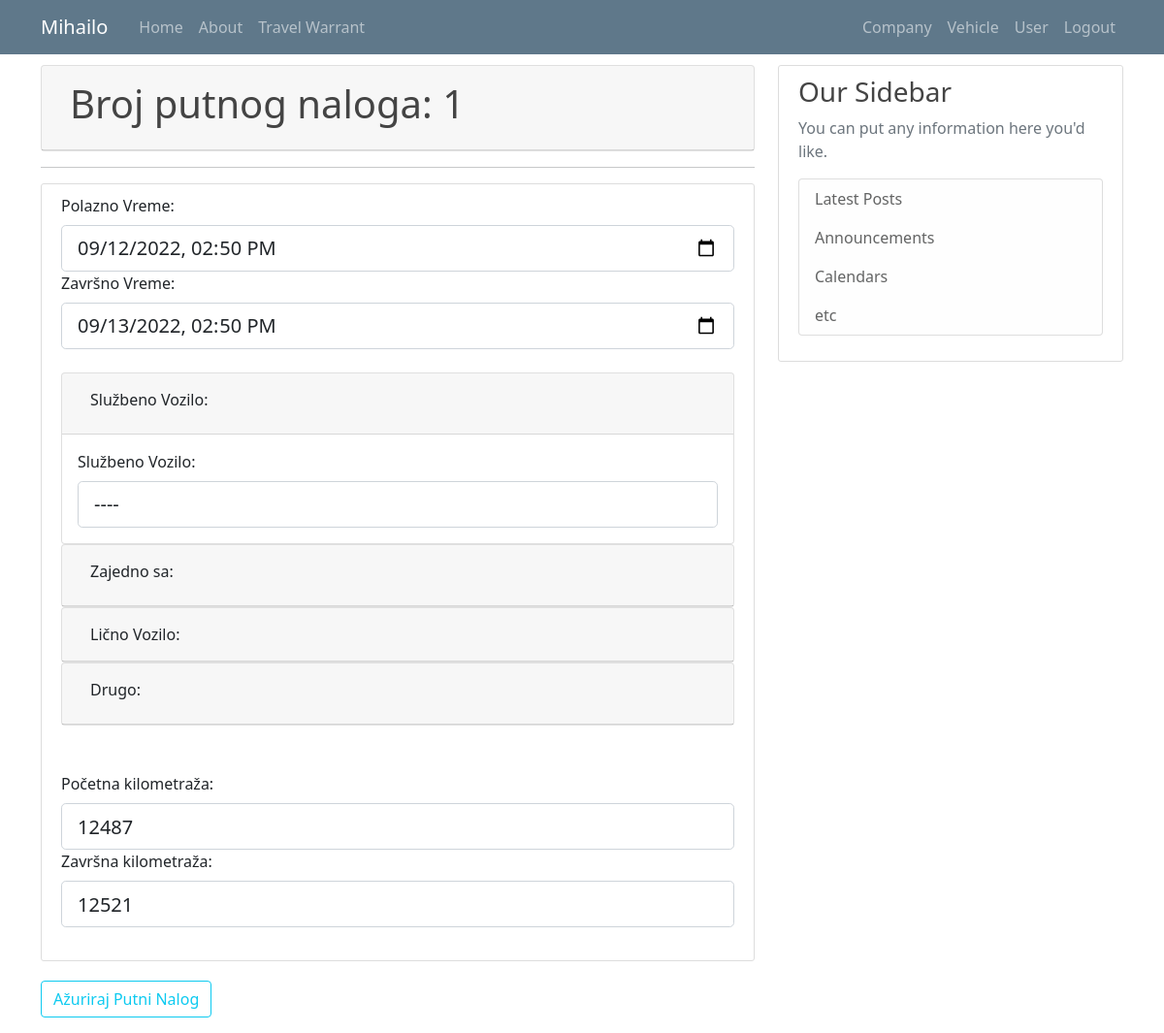
/travel_warrant/1 (signed in), run on an earlier commit of the app's database.
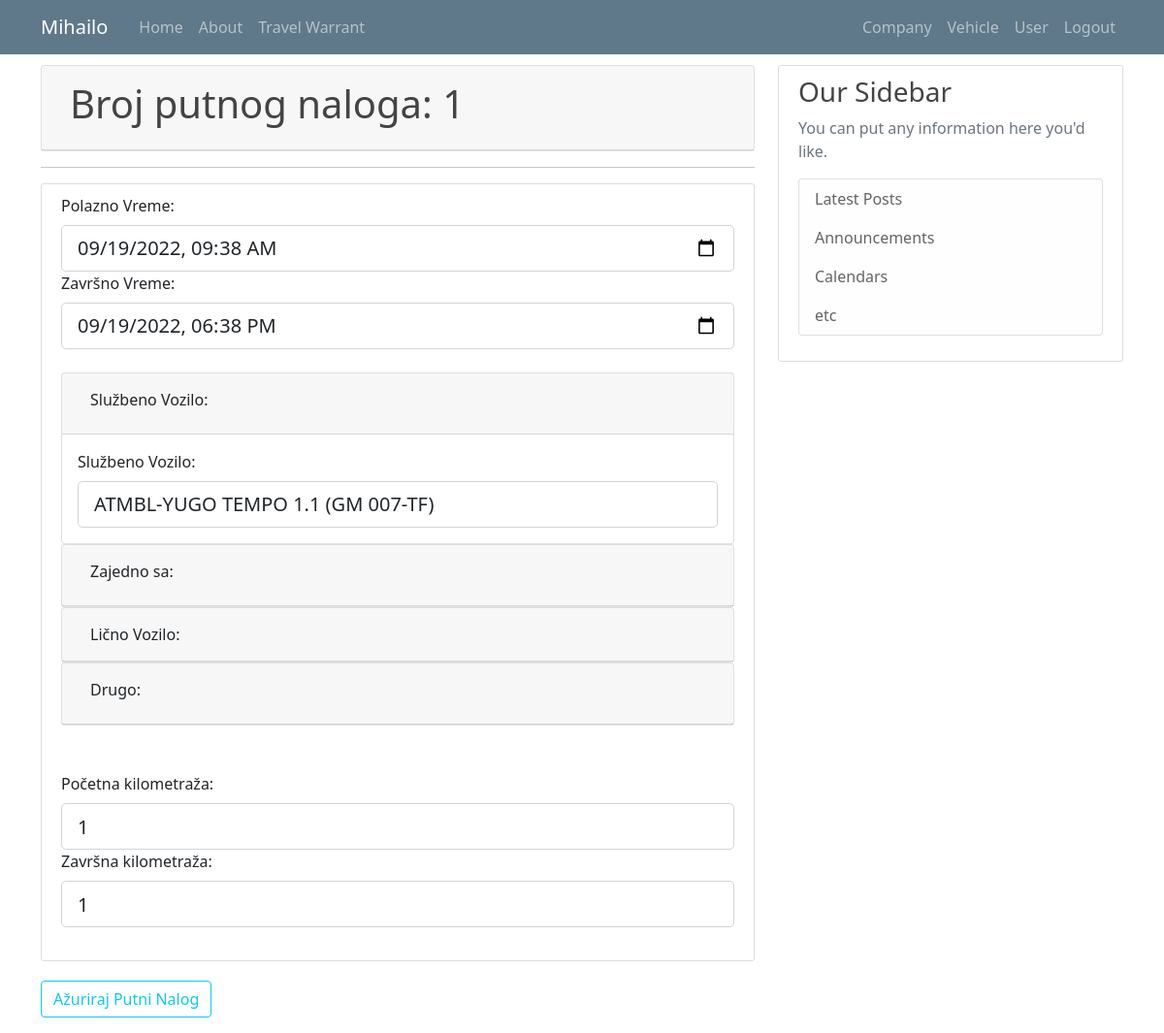
And on a later commit of the database.
### putninalozi/models.py (models this page shows, shortened)
class TravelWarrant(db.Model):
    travel_warrant_id = db.Column(db.Integer, primary_key=True)
    user_id = db.Column(db.Integer, db.ForeignKey('user.id'), nullable=False)
    with_task = db.Column(db.String(50), nullable=False)
    company_id = db.Column(db.Integer, db.ForeignKey('company.id'), nullable=False)
    abroad_contry = db.Column(db.String(50), nullable=True)
    relation = db.Column(db.String(150), nullable=False)
    start_datetime = db.Column(db.DateTime, nullable=True)
    end_datetime = db.Column(db.DateTime, nullable=True)
    vehicle_id = db.Column(db.Integer, db.ForeignKey('vehicle.id'), nullable=True)
    together_with = db.Column(db.Integer, nullable=True)
    personal_type = db.Column(db.String(50), nullable=True)
    personal_brand = db.Column(db.String(50), nullable=True)
    personal_registration = db.Column(db.String(12), nullable=True)
    other = db.Column(db.String(50), nullable=True) #avion, bus, taksi...
    advance_payment = db.Column(db.Integer, nullable=False)
    advance_payment_currency = db.Column(db.String(5), nullable=False)
    daily_wage = db.Column(db.Integer, nullable=False)
    daily_wage_currency = db.Column(db.String(5), nullable=False)
    costs_pays = db.Column(db.String(50), nullable=False)
    km_start = db.Column(db.Integer, nullable=True)
    km_end = db.Column(db.Integer, nullable=True)
    status = db.Column(db.Integer, nullable=False)

### putninalozi/travel_warrants/routes.py (the view)
@travel_warrants.route("/travel_warrant/<int:warrant_id>", methods=['GET', 'POST'])
def travel_warrant_profile(warrant_id):
    rod = []
    warrant = TravelWarrant.query.get_or_404(warrant_id)
    if warrant.travelwarrant_user.gender == "1":
        rod=["Radnik", "raspoređen"]
    elif warrant.travelwarrant_user.gender == "2":
        rod=["Radnica", "raspoređena"]
    if not current_user.is_authenticated:
        flash('You have to be logged in to access this page', 'danger')
        return redirect(url_for('users.login'))
    elif current_user.authorization != 's_admin' and current_user.user_company.id != warrant.travelwarrant_company.id:
        abort(403)
    elif current_user.authorization == 'c_user' and current_user.id != warrant.travelwarrant_user.id:
        abort(403)
    if current_user.authorization == 'c_user':
        form = EditUserTravelWarrantForm()
        form.reset()
        form.vehicle_id.choices = [(v.id, v.vehicle_type + "-" + v.vehicle_brand+" ("+v.vehicle_registration+")") for v in db.session.query(Vehicle.id,Vehicle.vehicle_type,Vehicle.vehicle_brand,Vehicle.vehicle_registration).filter_by(company_id=current_user.user_company.id).group_by('vehicle_type').all()]
        form.personal_type.choices = [('', '----'), ('ATMBL', 'AUTOMOBIL'),('KMB', 'KOMBI'),('KMN', 'KAMION')]
        form.status.choices=[(1, "kreiran"), (2, "u delu")]
        if form.validate_on_submit():
            warrant.with_task = form.with_task.data
            warrant.abroad_contry = form.abroad_contry.data
            warrant.relation = form.relation.data
            warrant.start_datetime = form.start_datetime.data
            warrant.end_datetime = form.end_datetime.data
            if form.vehicle_id.data == '':
                warrant.vehicle_id = 0
            else:
                warrant.vehicle_id = int(form.vehicle_id.data)
            if form.together_with.data == '':
                warrant.together_with = 0
            else:
                warrant.together_with = form.together_with.data
            warrant.personal_type = form.personal_type.data
            warrant.personal_brand = form.personal_brand.data
            warrant.personal_registration = form.personal_registration.data
            warrant.other = form.other.data
            warrant.km_start = int(form.km_start.data)
            warrant.km_end = int(form.km_end.data)
            warrant.status = int(form.status.data)
            db.session.commit()
            flash('Travel Warrant was updated', 'success')
            return redirect(url_for('travel_warrants.travel_warrant_list'))
        elif request.method == 'GET':
            form.with_task.data = warrant.with_task
            form.abroad_contry.data = warrant.abroad_contry
            form.relation.data = warrant.relation
            form.start_datetime.data = warrant.start_datetime
            form.end_datetime.data = warrant.end_datetime
            form.vehicle_id.choices =[('', '----')] + [(v.id, v.vehicle_type + "-" + v.vehicle_brand+" ("+v.vehicle_registration+")") for v in db.session.query(Vehicle.id,Vehicle.vehicle_type,Vehicle.vehicle_brand,Vehicle.vehicle_registration).filter_by(company_id=current_user.user_company.id).group_by('vehicle_type').all()]
            form.vehicle_id.data = str(warrant.vehicle_id)
            form.together_with.data = warrant.together_with
            form.personal_type.choices = [('', '----'), ('ATMBL', 'AUTOMOBIL'),('KMB', 'KOMBI'),('KMN', 'KAMION')]
            form.personal_type.data = warrant.personal_type
            form.personal_brand.data = warrant.personal_brand
            form.personal_registration.data = warrant.personal_registration
            form.other.data = warrant.other
            form.km_start.data = warrant.km_start
            form.km_end.data = warrant.km_end
            form.status.choices=[(1, "kreiran"), (2, "u delu")]
            form.status.data = str(warrant.status)
        print(f'EditUser: {form.errors=}')
        return render_template('travel_warrant_user.html', title='Edit Travel Warrant', warrant=warrant, legend='Edit Travel Warrant - User View', form=form, rod=rod)
    else:
        form = EditAdminTravelWarrantForm()
        form.reset()
        form.user_id.choices = [(u.id, u.name+ " " + u.surname) for u in db.session.query(User.id,User.name,User.surname).filter_by(company_id=current_user.user_company.id).group_by('name').all()]
        form.vehicle_id.choices = [(v.id, v.vehicle_type + "-" + v.vehicle_brand+" ("+v.vehicle_registration+")") for v in db.session.query(Vehicle.id,Vehicle.vehicle_type,Vehicle.vehicle_brand,Vehicle.vehicle_registration).filter_by(company_id=current_user.user_company.id).group_by('vehicle_type').all()]
        form.personal_type.choices = [('', '----'), ('ATMBL', 'AUTOMOBIL'),('KMB', 'KOMBI'),('KMN', 'KAMION')]
        form.status.choices=[(1, "kreiran"), (2, "u delu")]
        if form.validate_on_submit():
            warrant.user_id = form.user_id.data
            warrant.with_task = form.with_task.data
            warrant.company_id = int(form.company_id.data)
            warrant.abroad_contry = form.abroad_contry.data
            warrant.relation = form.relation.data
            warrant.start_datetime = form.start_datetime.data
            warrant.end_datetime = form.end_datetime.data
            if form.vehicle_id.data == '':
                warrant.vehicle_id = 0
            else:
                warrant.vehicle_id = int(form.vehicle_id.data)
            if form.together_with.data == '':
                warrant.together_with = 0
            else:
                warrant.together_with = form.together_with.data
            warrant.personal_type = form.personal_type.data
            warrant.personal_brand = form.personal_brand.data
            warrant.personal_registration = form.personal_registration.data
            warrant.other = form.other.data
            warrant.advance_payment = int(form.advance_payment.data)
            warrant.advance_payment_currency = form.advance_payment_currency.data
            warrant.daily_wage = int(form.daily_wage.data)
            warrant.daily_wage_currency = form.daily_wage_currency.data
            warrant.costs_pays = form.costs_pays.data
            warrant.km_start = int(form.km_start.data)
            warrant.km_end = int(form.km_end.data)
            warrant.status = int(form.status.data)
            db.session.commit()
            flash('Travel Warrant was updated', 'success')
            return redirect(url_for('travel_warrants.travel_warrant_list'))
        elif request.method == 'GET':
            form.user_id.choices = [(u.id, u.name+ " " + u.surname) for u in db.session.query(User.id,User.name,User.surname).filter_by(company_id=current_user.user_company.id).group_by('name').all()]
            form.user_id.data = warrant.user_id
            form.with_task.data = warrant.with_task
            form.company_id.data = str(User.query.filter_by(id=form.user_id.data).first().user_company.id)
            form.abroad_contry.data = warrant.abroad_contry
            form.relation.data = warrant.relation
            form.start_datetime.data = warrant.start_datetime
            form.end_datetime.data = warrant.end_datetime
            form.vehicle_id.choices =[('', '----')] + [(v.id, v.vehicle_type + "-" + v.vehicle_brand+" ("+v.vehicle_registration+")") for v in db.session.query(Vehicle.id,Vehicle.vehicle_type,Vehicle.vehicle_brand,Vehicle.vehicle_registration).filter_by(company_id=current_user.user_company.id).group_by('vehicle_type').all()]
            form.vehicle_id.data = str(warrant.vehicle_id)
            form.together_with.data = warrant.together_with
            form.personal_type.choices = [('', '----'), ('ATMBL', 'AUTOMOBIL'),('KMB', 'KOMBI'),('KMN', 'KAMION')]
            form.personal_type.data = warrant.personal_type
            form.personal_brand.data = warrant.personal_brand
            form.personal_registration.data = warrant.personal_registration
            form.other.data = warrant.other
            form.advance_payment.data = warrant.advance_payment
            form.advance_payment_currency.data = warrant.advance_payment_currency
            form.daily_wage.data = warrant.daily_wage
            form.daily_wage_currency.data = warrant.daily_wage_currency
            form.costs_pays.data = warrant.costs_pays
            form.km_start.data = warrant.km_start
            form.km_end.data = warrant.km_end
            form.status.choices=[(1, "kreiran"), (2, "u delu")]
            form.status.data = str(warrant.status)
        print(f'EditAdmin: {form.errors=}')
        return render_template('travel_warrant.html', title='Edit Travel Warrant', warrant=warrant, legend='Edit Travel Warrant - Admin View', form=form, rod=rod)

### putninalozi/models.py (called while the page is built)
@login_manager.user_loader
def load_user(user_id):
    return User.query.get(int(user_id))

### putninalozi/travel_warrants/forms.py (called while the page is built)
    def reset(self):
        self.__init__()

### putninalozi/templates/travel_warrant.html (shortened to what the changed rows need)
{% extends "layout.html" %}
{% block content %}
    <div id="accordion">
    <div class="card">
      <div class="card-header" id="headingOne">
        <h5 class="mb-0">
          <button class="btn" data-toggle="collapse" data-target="#collapseOne" aria-expanded="false" aria-controls="collapseOne">
            <h1>Broj putnog naloga: {{ warrant.travel_warrant_id }}</h1>
          </button>
        </h5>
      </div>
    </div>
    </div>
    <div class="content-section">
      <form method="POST" action="">
          <fieldset>
          <div class="form-box">
            {{ form.start_datetime.label(class="form-control-label") }}
              {% if form.start_datetime.errors %}
                  {{ form.start_datetime(class="form-control form-control-lg is-invalid") }}
                  <div class="invalid-feedback">
                      {% for error in form.start_datetime.errors %}
                          <span>{{ error }}</span>
                      {% endfor %}
                  </div>
              {% else %}
                  {{ form.start_datetime(class="form-control form-control-lg", type="datetime-local") }}
              {% endif %}
          </div>
          <div class="form-box">
            {{ form.end_datetime.label(class="form-control-label") }}
              {% if form.end_datetime.errors %}
                  {{ form.end_datetime(class="form-control form-control-lg is-invalid") }}
                  <div class="invalid-feedback">
                      {% for error in form.end_datetime.errors %}
                          <span>{{ error }}</span>
                      {% endfor %}
                  </div>
              {% else %}
                  {{ form.end_datetime(class="form-control form-control-lg", type="datetime-local") }}
              {% endif %}
          </div>
          <br>
          <div id="accordion">
            <div class="card">
              <div id="collapseOne" class="collapse show" aria-labelledby="headingOne" data-parent="#accordion">
                <div class="card-body">
                  <div class="form-box">
                    {{ form.vehicle_id.label(class="form-control-label") }}
                    {{ form.vehicle_id(class="form-control form-control-lg") }}
                  </div>
                </div>
              </div>
            </div>
          </div>
          <br>
          <br>
          <div class="form-box">
            {{ form.km_start.label(class="form-control-label") }}
              {% if form.km_start.errors %}
                  {{ form.km_start(class="form-control form-control-lg is-invalid") }}
                  <div class="invalid-feedback">
                      {% for error in form.km_start.errors %}
                          <span>{{ error }}</span>
                      {% endfor %}
                  </div>
              {% else %}
                  {{ form.km_start(class="form-control form-control-lg", placeholder="Avion, Autobus, Taxi ...") }}
              {% endif %}
          </div>
          <div class="form-box">
            {{ form.km_end.label(class="form-control-label") }}
              {% if form.km_end.errors %}
                  {{ form.km_end(class="form-control form-control-lg is-invalid") }}
                  <div class="invalid-feedback">
                      {% for error in form.km_end.errors %}
                          <span>{{ error }}</span>
                      {% endfor %}
                  </div>
              {% else %}
                  {{ form.km_end(class="form-control form-control-lg", placeholder="Avion, Autobus, Taxi ...") }}
              {% endif %}
          </div>
          <br>
      </fieldset>
  </form>
</div>
{% endblock content%}

What changed in the data, as far as the page shows it:
changed TravelWarrant id 1: start_datetime "09/12/2022 14:50" → "09/19/2022 09:38"; end_datetime "09/13/2022 14:50" → "09/19/2022 18:38"; vehicle_id "----" → "ATMBL-YUGO TEMPO 1.1 (GM 007-TF)"; km_start "12487" → "1"; km_end "12521" → "1"
